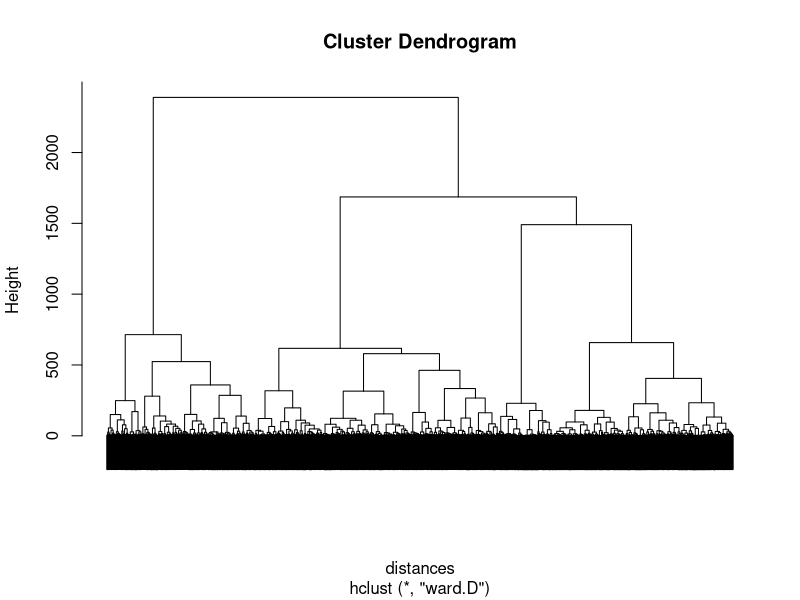

Write the R code that produced this figure.
# Final Exam
# Understanding User Ratings

ratings = read.csv("ratings.csv")
str(ratings)
summary(ratings)

# Deal with the missing values
ratings = ratings[rowSums(is.na(ratings)) == 0, ]

summary(ratings)

# Preparing the Data
points = ratings[2:24]
str(points)

# Normalize the Data
library(caret)

preproc = preProcess(points)

pointsnorm = predict(preproc, points)

summary(pointsnorm)

# Clustering
distances = dist(pointsnorm, method = "euclidean")

dend = hclust(distances, method = "ward.D")

plot(dend, labels = FALSE)

# K-Means Clustering
RNGkind(sample.kind = "Rounding")
set.seed(100)

pointsKMC = kmeans(pointsnorm, centers = 4)
str(pointsKMC)
table(pointsKMC$cluster)


# Understanding the Clusters
Cluster1 = subset(pointsnorm, pointsKMC$cluster == 1)
Cluster2 = subset(pointsnorm, pointsKMC$cluster == 2)
Cluster3 = subset(pointsnorm, pointsKMC$cluster == 3)
Cluster4 = subset(pointsnorm, pointsKMC$cluster == 4)

sort(colMeans(Cluster1))
sort(colMeans(Cluster2))
sort(colMeans(Cluster3))
sort(colMeans(Cluster4))

# Which cluster has the user with the lowest average rating in restaurants?
# Cluster 4

# Which of the clusters is best described as "users who have mostly enjoyed churches, pools, gyms, bakeries, and cafes"?
# Cluster 1

# Which cluster seems to enjoy being outside, but does not enjoy as much going to the zoo or pool?
# Cluster 2




